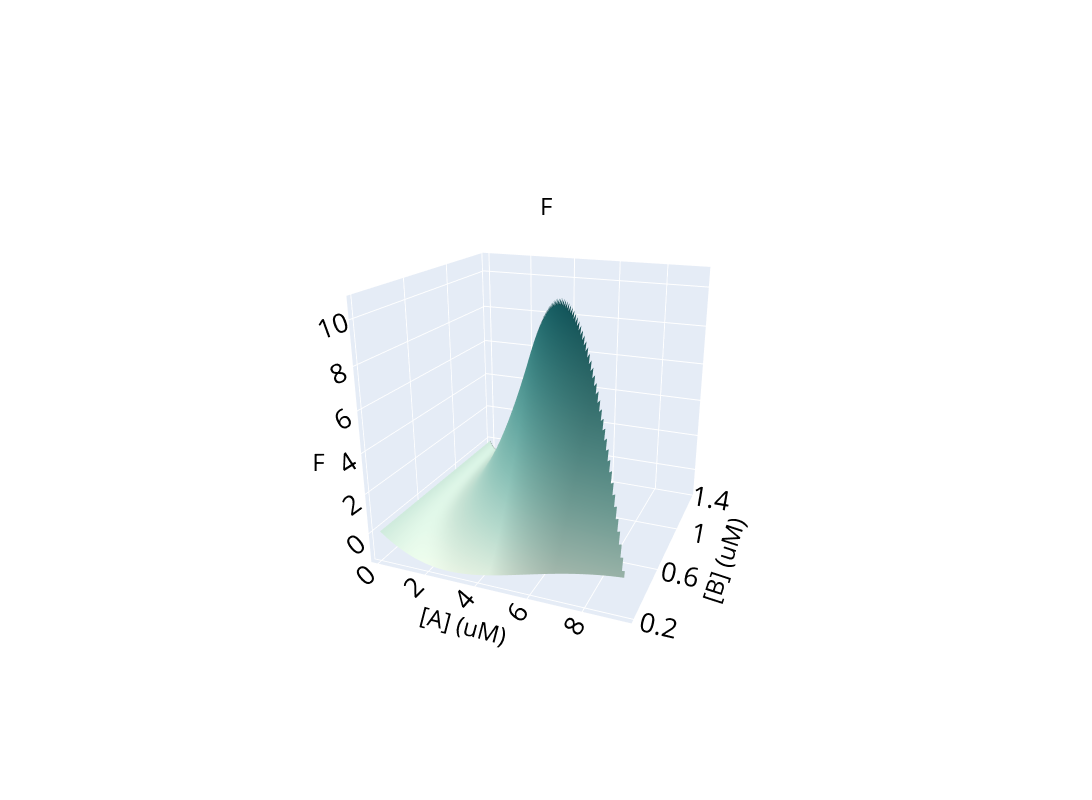

This figure's notebook cell:
### Code cell
fig = make_subplots(rows=1, cols=1,
                    specs=[[{'type':'scene'}]],
                    subplot_titles=('F(A, B)'),
                    horizontal_spacing = 0)

fig.layout.annotations[0].update(y=0.8)
fig.update_annotations(font_size=24, font_color='#000000')


fig.add_trace(
    go.Surface(z=ind2, x=u_triangle_mesh, y=v_triangle_mesh,
                                colorscale='mint',
                                showscale=False,
                                colorbar=dict(
                                    x=1.15,
                                    len=0.5)),
    row=1, col=1)

scene_dict = dict( 
    xaxis_title='[A] (uM)',
    yaxis_title='[B] (uM)',
    zaxis_title='F',
    camera=dict(eye=dict(x=1, y=-2.5, z=1)),
    xaxis = dict(
        tick0 = 0,
        dtick = 2,
        tickfont = dict(size=18)),
    yaxis = dict(
        tick0 = 0.2,
        dtick = 0.4,
        tickfont = dict(size=18)),
    zaxis = dict(
        tick0 = 0,
        dtick = 2,
        tickfont = dict(size=18),
        range=[-1.5, 11]),)


fig.update_layout(autosize=True,
    width=1800, 
    height=800,
    font=dict(color = '#000000',
            size=20),
    
    scene=scene_dict)

fig.update_coloraxes(showscale=False)
fig.show()

### Figure 1 — Plotly figure (JSON) as saved in the notebook; plotly's stock layout.template omitted (floating-point values rounded to 4 significant figures; data arrays with more than 128 entries replaced by an {"elided": "..."} marker saying what was removed)
{"data": [{"colorbar": {"len": 0.5, "x": 1.15}, "colorscale": [[0, "rgb(228, 241, 225)"], [0.1667, "rgb(180, 217, 204)"], [0.3333, "rgb(137, 192, 182)"], [0.5, "rgb(99, 166, 160)"], [0.6667, "rgb(68, 140, 138)"], [0.8333, "rgb(40, 114, 116)"], [1, "rgb(13, 88, 95)"]], "scene": "scene", "showscale": false, "type": "surface", "x": {"elided": "101x101 float values"}, "y": {"elided": "101x101 float values"}, "z": {"elided": "101x101 float values"}}], "layout": {"annotations": [{"font": {"color": "#000000", "size": 24}, "showarrow": false, "text": "F", "x": 0.5, "xanchor": "center", "xref": "paper", "y": 0.8, "yanchor": "bottom", "yref": "paper"}], "autosize": true, "coloraxis": {"showscale": false}, "font": {"color": "#000000", "size": 20}, "height": 800, "scene": {"camera": {"eye": {"x": 1, "y": -2.5, "z": 1}}, "domain": {"x": [0, 1], "y": [0, 1]}, "xaxis": {"dtick": 2, "tick0": 0, "tickfont": {"size": 18}, "title": {"text": "[A] (uM)"}}, "yaxis": {"dtick": 0.4, "tick0": 0.2, "tickfont": {"size": 18}, "title": {"text": "[B] (uM)"}}, "zaxis": {"dtick": 2, "range": [-1.5, 11], "tick0": 0, "tickfont": {"size": 18}, "title": {"text": "F"}}}, "width": 1800}}
